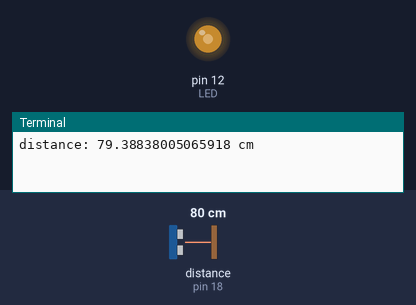
Bench run of a program on a simulated Raspberry Pi (header pin numbers). Parts: output pins drawn as LEDs (lit = HIGH), the last lines printed to the terminal. The inputs (shaded band) are chosen by the test bench; at power-on: distance to the obstacle (sensor on pin 18) 80 cm. The echo pulse lasts 58.3 µs per cm; the clock reads 2024-03-15 10:24:30 at power-on unless the program sets it; pins used as bus, display or sensor lines are not drawn.

Above: at 0.1 s.
1.3 s: distance to the obstacle (sensor on pin 18) set to 2 cm
At 1.91 s:
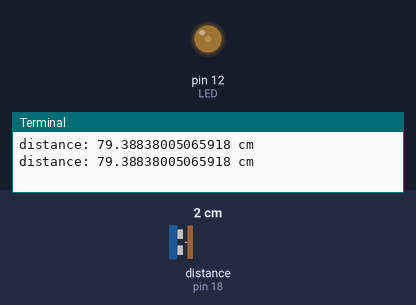
4.8 s: distance to the obstacle (sensor on pin 18) set to 46 cm
At 5.06 s:
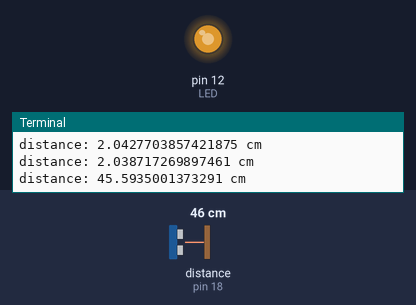
8.3 s: distance to the obstacle (sensor on pin 18) set to 54 cm
At 9.54 s:
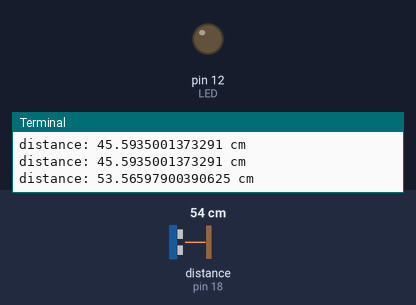
11.8 s: distance to the obstacle (sensor on pin 18) set to 4 cm
Timing chart, 0 to 16.3 s (numbered marks = the images above; inputs shaded):
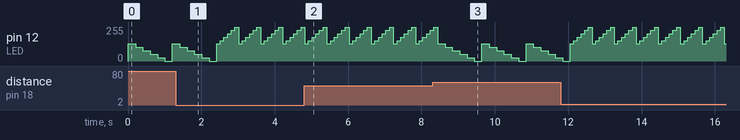

Measured:
- the behaviour switches between 50 and 51 cm on distance to the obstacle (sensor on pin 18) (found by bisection; images 2 and 3)
- by itself, pin 12 (LED): repeats every 0.60 s: 128/255 0.10 s, 153/255 0.10 s, 179/255 0.10 s, 204/255 0.10 s, 230/255 0.10 s, 255/255 0.10 s

The program:

7-3D.py
```python
import RPi.GPIO as GPIO
import time
GPIO.setwarnings(False)
GPIO.setmode(GPIO.BOARD)
GPIO_TRIGGER = 16
GPIO_GPIO_ECHO = 18
LED = 12
GPIO.setup(GPIO_TRIGGER,GPIO.OUT)
GPIO.setup(GPIO_GPIO_ECHO,GPIO.IN)
GPIO.setup(LED,GPIO.OUT)

GPIO.output(GPIO_TRIGGER, False)
LEDPWM = GPIO.PWM(LED, 100)
LEDPWM.start(0);
try:
    while True:
        GPIO.output(GPIO_TRIGGER, True)
        time.sleep(0.00001)
        GPIO.output(GPIO_TRIGGER, False)

        #set the beggining of the time
        while GPIO.input(GPIO_GPIO_ECHO)==0:
            StartTime = time.time()
        #set the Ending of the time
        while GPIO.input(GPIO_GPIO_ECHO)==1:
            StopTime = time.time()
        TimeElapsed = StopTime - StartTime

        distance = (TimeElapsed * 34000) / 2
        print ("distance:",distance,"cm")
        if distance<=50:
            for x in range(50,101,10):
                LEDPWM.ChangeDutyCycle(x)
                time.sleep(0.1)

        elif distance>50:
            for x in range(50,-1,-10):
                LEDPWM.ChangeDutyCycle(x)
                time.sleep(0.2)
except KeyboardInterrupt:
    LEDPWM.stop()
    GPIO.cleanup()
```
